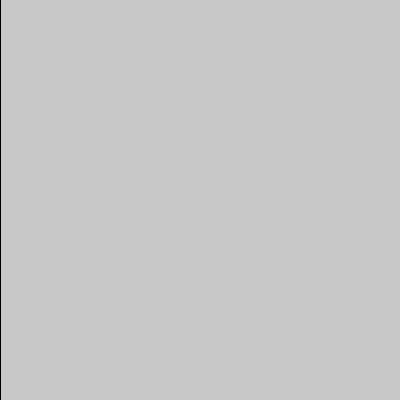
Frame 1 (no input)
Frame 60 (the mouse pressed at the canvas centre just before this capture): identical to frame 1, image omitted
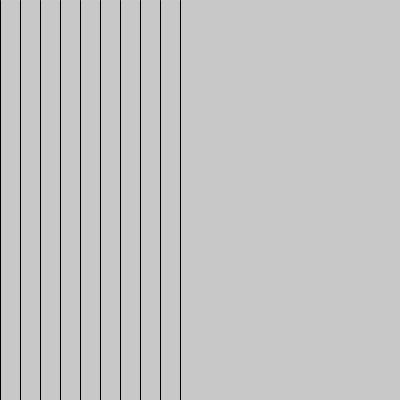
Frame 120 (the mouse held since frame 60 and released just before this capture)

The Processing sketch that drew these frames (run headless with seeded random() and noise(); from frame 60 on, the mouse is pressed at the canvas centre):

// Processing sketch: LerpLines
// ── LerpLines.pde
// LerpLines
//
// Draw 10 evenly spaced lines
// between the left side of the window
// and the mouse. Uses the lerp() function
// to interpolate the x pos for each line.
//
// Dan Wilcox danomatika.com 2015

void setup() {
  size(400, 400);
}

void draw() {
  background(200);
  for(int i = 0; i < 10; ++i) {
    float x = lerp(0, mouseX, i/10.0);
    line(x, 0, x, height);
  }
}
 
